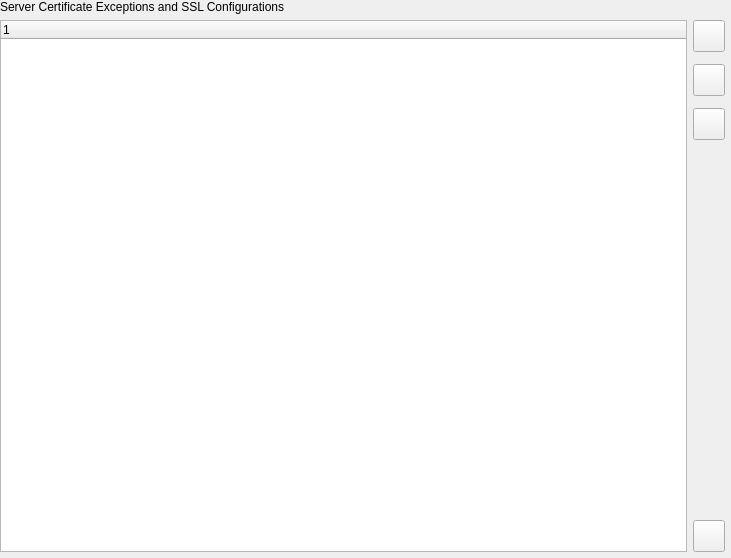
<?xml version="1.0" encoding="UTF-8"?>
<ui version="4.0">
 <class>QgsAuthServersEditor</class>
 <widget class="QWidget" name="QgsAuthServersEditor">
  <property name="geometry">
   <rect>
    <x>0</x>
    <y>0</y>
    <width>731</width>
    <height>558</height>
   </rect>
  </property>
  <property name="windowTitle">
   <string>Server Exceptions/SSL Configs Editor</string>
  </property>
  <layout class="QVBoxLayout" name="verticalLayout">
   <property name="leftMargin">
    <number>0</number>
   </property>
   <property name="topMargin">
    <number>0</number>
   </property>
   <property name="rightMargin">
    <number>0</number>
   </property>
   <property name="bottomMargin">
    <number>0</number>
   </property>
   <item>
    <widget class="QLabel" name="lblServers">
     <property name="sizePolicy">
      <sizepolicy hsizetype="Preferred" vsizetype="Maximum">
       <horstretch>0</horstretch>
       <verstretch>0</verstretch>
      </sizepolicy>
     </property>
     <property name="text">
      <string>Server Certificate Exceptions and SSL Configurations</string>
     </property>
    </widget>
   </item>
   <item>
    <layout class="QGridLayout" name="gridLayout">
     <property name="horizontalSpacing">
      <number>0</number>
     </property>
     <property name="verticalSpacing">
      <number>6</number>
     </property>
     <item row="0" column="0">
      <widget class="QTreeWidget" name="treeWidgetServers">
       <property name="editTriggers">
        <set>QAbstractItemView::NoEditTriggers</set>
       </property>
       <property name="alternatingRowColors">
        <bool>true</bool>
       </property>
       <property name="selectionMode">
        <enum>QAbstractItemView::SingleSelection</enum>
       </property>
       <property name="selectionBehavior">
        <enum>QAbstractItemView::SelectRows</enum>
       </property>
       <column>
        <property name="text">
         <string notr="true">1</string>
        </property>
       </column>
      </widget>
     </item>
     <item row="0" column="1">
      <layout class="QVBoxLayout" name="verticalLayout_2">
       <property name="spacing">
        <number>12</number>
       </property>
       <property name="leftMargin">
        <number>6</number>
       </property>
       <property name="rightMargin">
        <number>6</number>
       </property>
       <item>
        <widget class="QToolButton" name="btnAddServer">
         <property name="minimumSize">
          <size>
           <width>32</width>
           <height>32</height>
          </size>
         </property>
         <property name="text">
          <string/>
         </property>
         <property name="icon">
          <iconset resource="../../images/images.qrc">
           <normaloff>:/images/themes/default/symbologyAdd.png</normaloff>:/images/themes/default/symbologyAdd.png</iconset>
         </property>
         <property name="iconSize">
          <size>
           <width>20</width>
           <height>20</height>
          </size>
         </property>
        </widget>
       </item>
       <item>
        <widget class="QToolButton" name="btnRemoveServer">
         <property name="minimumSize">
          <size>
           <width>32</width>
           <height>32</height>
          </size>
         </property>
         <property name="text">
          <string/>
         </property>
         <property name="icon">
          <iconset resource="../../images/images.qrc">
           <normaloff>:/images/themes/default/symbologyRemove.png</normaloff>:/images/themes/default/symbologyRemove.png</iconset>
         </property>
         <property name="iconSize">
          <size>
           <width>20</width>
           <height>20</height>
          </size>
         </property>
        </widget>
       </item>
       <item>
        <widget class="QToolButton" name="btnInfoServer">
         <property name="minimumSize">
          <size>
           <width>32</width>
           <height>32</height>
          </size>
         </property>
         <property name="text">
          <string/>
         </property>
         <property name="icon">
          <iconset resource="../../images/images.qrc">
           <normaloff>:/images/themes/default/propertyicons/metadata.svg</normaloff>:/images/themes/default/propertyicons/metadata.svg</iconset>
         </property>
         <property name="iconSize">
          <size>
           <width>20</width>
           <height>20</height>
          </size>
         </property>
        </widget>
       </item>
       <item>
        <spacer name="verticalSpacer">
         <property name="orientation">
          <enum>Qt::Vertical</enum>
         </property>
         <property name="sizeHint" stdset="0">
          <size>
           <width>20</width>
           <height>40</height>
          </size>
         </property>
        </spacer>
       </item>
       <item>
        <widget class="QToolButton" name="btnViewRefresh">
         <property name="minimumSize">
          <size>
           <width>32</width>
           <height>32</height>
          </size>
         </property>
         <property name="text">
          <string/>
         </property>
         <property name="icon">
          <iconset resource="../../images/images.qrc">
           <normaloff>:/images/themes/default/mActionRefresh.png</normaloff>:/images/themes/default/mActionRefresh.png</iconset>
         </property>
         <property name="iconSize">
          <size>
           <width>20</width>
           <height>20</height>
          </size>
         </property>
        </widget>
       </item>
      </layout>
     </item>
     <item row="1" column="0" colspan="2">
      <widget class="QgsMessageBar" name="msgBar"/>
     </item>
    </layout>
   </item>
  </layout>
 </widget>
 <customwidgets>
  <customwidget>
   <class>QgsMessageBar</class>
   <extends>QFrame</extends>
   <header>qgsmessagebar.h</header>
   <container>1</container>
  </customwidget>
 </customwidgets>
 <resources>
  <include location="../../images/images.qrc"/>
 </resources>
 <connections/>
</ui>
